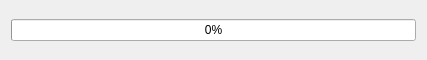
<?xml version="1.0" encoding="UTF-8"?>
<ui version="4.0">
 <class>Loading</class>
 <widget class="QDialog" name="Loading">
  <property name="geometry">
   <rect>
    <x>0</x>
    <y>0</y>
    <width>427</width>
    <height>60</height>
   </rect>
  </property>
  <property name="windowTitle">
   <string>Loading</string>
  </property>
  <layout class="QVBoxLayout" name="verticalLayout">
   <item>
    <widget class="QProgressBar" name="progressBar">
     <property name="value">
      <number>0</number>
     </property>
    </widget>
   </item>
  </layout>
 </widget>
 <resources/>
 <connections/>
</ui>
